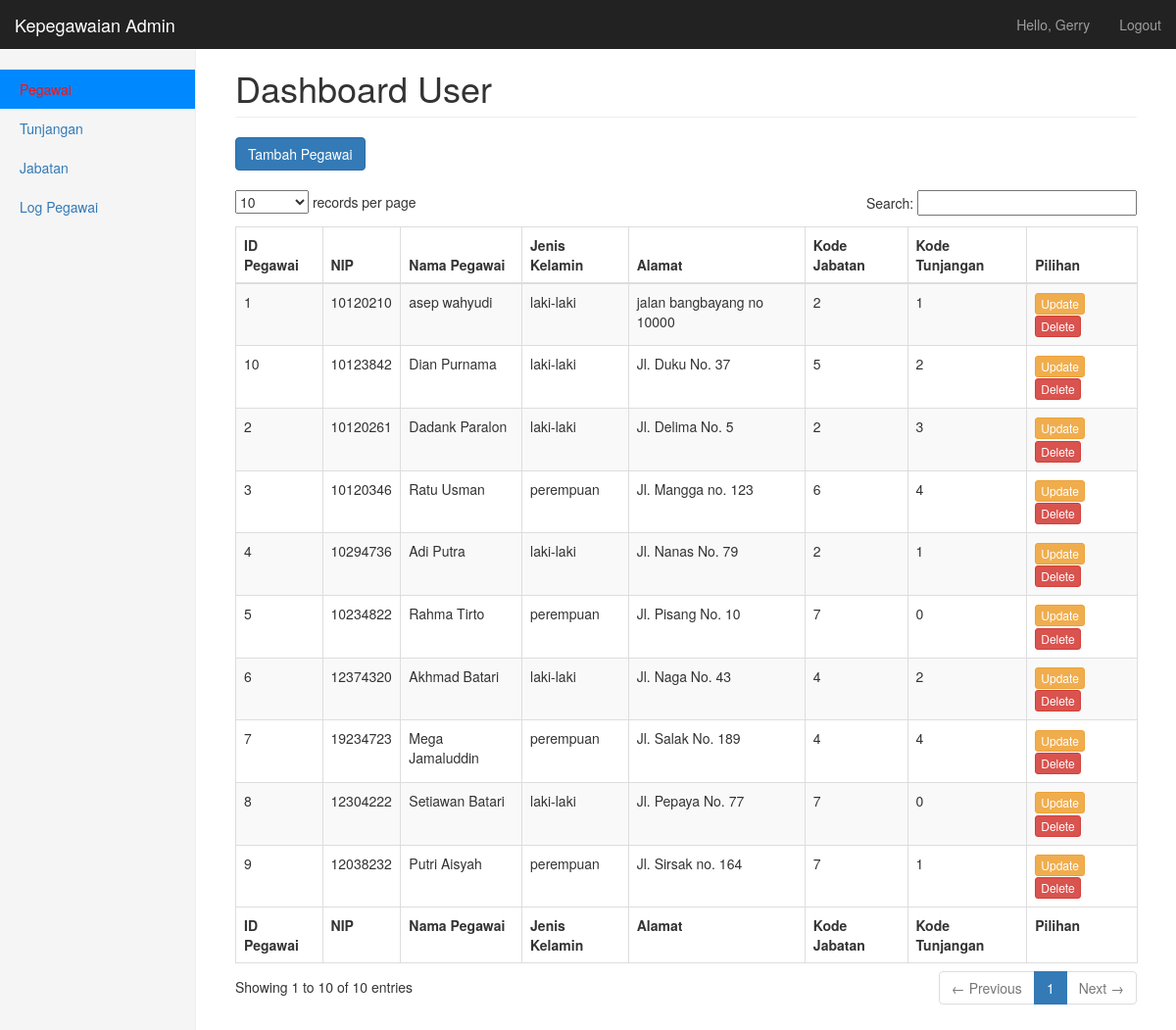
Page /pegawai.php (signed in) on the committed database.
### tables this page shows
CREATE TABLE `pegawai` (
  `id_pegawai` int(5) NOT NULL,
  `nip` varchar(10) NOT NULL,
  `nama_pegawai` varchar(30) NOT NULL,
  `jk` enum('laki-laki','perempuan') NOT NULL,
  `alamat` text NOT NULL,
  `id_jabatan` int(5) NOT NULL,
  `id_tunjangan` int(5) NOT NULL
);

### pegawai.php (the view, shortened to what this page needs)
<?php
include 'koneksi.php';
?>
<!DOCTYPE html>
<html lang="en">
<head>
  <link href="css/bootstrap.min.css" rel="stylesheet">
  <link href="css/dashboard.css" rel="stylesheet">
  <link href="css/dataTables.bootstrap.css" rel="stylesheet" type="text/css" />
  <link href="css/dataTables.tableTools.min.css" rel="stylesheet" type="text/css" />
</head>
<body>
  <nav class="navbar navbar-inverse navbar-fixed-top">
    <div class="container-fluid">
      <div class="navbar-header">
        <a class="navbar-brand" href="#">Kepegawaian Admin</a>
      </div>
      <div id="navbar" class="navbar-collapse collapse">
        <ul class="nav navbar-nav navbar-right">
          <li><a href="#"><?php echo "Hello, " . ucwords($_SESSION['username']); ?></a></li>
          <li><a href="logout.php">Logout</a></li>
        </ul>
      </div>
    </div>
  </nav>
  <div class="container-fluid">
    <div class="row">
      <div class="col-sm-3 col-md-2 sidebar">
        <ul class="nav nav-sidebar">
          <li class="active"><a href="#">Pegawai</a></li>
          <li><a href="tunjangan.php">Tunjangan</a></li>
          <li><a href="jabatan.php">Jabatan</a></li>
          <li><a href="log_Pegawai.php">Log Pegawai</a></li>
        </ul>
      </div>
      <div class="col-sm-9 col-sm-offset-3 col-md-10 col-md-offset-2 main">
        <h1 class="page-header">Dashboard <?php echo ucfirst($_SESSION['level']); ?></h1>
        <div>
          <a type="button" class="btn btn-primary" href="tambah_pegawai.php">Tambah Pegawai</a>
        </div>
        <br>
        <div>
          <table id="example1" class="table table-bordered table-striped dataTable" aria-describedby="example1_info">
            <thead>
              <tr role="row">
                <th>ID Pegawai</th>
                <th>NIP</th>
                <th>Nama Pegawai</th>
                <th>Jenis Kelamin</th>
                <th>Alamat</th>
                <th>Kode Jabatan</th>
                <th>Kode Tunjangan</th>
                <th>Pilihan</th>
              </tr>
            </thead>
            <tfoot>
              <tr role="row">
                <th>ID Pegawai</th>
                <th>NIP</th>
                <th>Nama Pegawai</th>
                <th>Jenis Kelamin</th>
                <th>Alamat</th>
                <th>Kode Jabatan</th>
                <th>Kode Tunjangan</th>
                <th>Pilihan</th>
              </tr>
            </tfoot>
            <tbody role="alert" aria-live="polite" aria-relevant="all">
              <?php
              $result = $mysqli->query("SELECT * FROM pegawai");
              if ($result->num_rows > 0) {
                $no = 1;
                while ($row = $result->fetch_assoc()) {
              ?>
                  <tr class="odd">
                    <td class=" "><?php echo $no++; ?></td>
                    <td class=" "><?php echo $row['nip']; ?></td>
                    <td class=" "><?php echo $row['nama_pegawai']; ?></td>
                    <td class=" "><?php echo $row['jk']; ?></td>
                    <td class=" "><?php echo $row['alamat']; ?></td>
                    <td class=" "><?php echo $row['id_jabatan']; ?></td>
                    <td class=" "><?php echo $row['id_tunjangan']; ?></td>
                    <td class=" ">
                      <a type="button" class="btn btn-warning btn-xs" href="update_pegawai.php?id=<?php echo $row['id_pegawai']; ?>">Update</a>
                      <a type="button" class="btn btn-danger btn-xs" href="delete_pegawai.php?id=<?php echo $row['id_pegawai']; ?>" onClick="return confirm('Menghapus data pegawai <?php echo $row['nama_pegawai']; ?> ?');">Delete</a>
                    </td>
                  </tr>
              <?php
                }
              }
              ?>
            </tbody>
          </table>
        </div>
      </div>
    </div>
  </div>
</body>
</html>

### css/dashboard.css (style rules this page uses)
body { padding-top: 50px; }
.navbar-fixed-top { border: 0; }
.sidebar { display: none; }
@media (min-width: 768px) { .sidebar { position: fixed; top: 51px; bottom: 0; left: 0; z-index: 1000; display: block; padding: 20px; overflow-x: hidden; overflow-y: auto; background-color: #f5f5f5; border-right: 1px solid #eee; } }
.nav-sidebar { margin-right: -21px; margin-bottom: 20px; margin-left: -20px; }
.nav-sidebar>li>a { padding-right: 20px; padding-left: 20px; }
.nav-sidebar>.active>a, .nav-sidebar>.active>a:hover, .nav-sidebar>.active>a:focus { color: rgb(251, 16, 16); background-color: #0088ff; }
.main { padding: 20px; }
@media (min-width: 768px) { .main { padding-right: 40px; padding-left: 40px; } }
.main .page-header { margin-top: 0; }

### rows in the picture
pegawai: nip "10120210", nama_pegawai "asep wahyudi", jk "laki-laki", alamat "jalan bangbayang no 10000", id_jabatan "2", id_tunjangan "1"
pegawai: nip "10120261", nama_pegawai "Dadank Paralon", jk "laki-laki", alamat "Jl. Delima No. 5", id_jabatan "2", id_tunjangan "3"
pegawai: nip "10120346", nama_pegawai "Ratu Usman", jk "perempuan", alamat "Jl. Mangga no. 123", id_jabatan "6", id_tunjangan "4"
pegawai: nip "10294736", nama_pegawai "Adi Putra", jk "laki-laki", alamat "Jl. Nanas No. 79", id_jabatan "2", id_tunjangan "1"
pegawai: nip "10234822", nama_pegawai "Rahma Tirto", jk "perempuan", alamat "Jl. Pisang No. 10", id_jabatan "7", id_tunjangan "0"
pegawai: nip "12374320", nama_pegawai "Akhmad Batari", jk "laki-laki", alamat "Jl. Naga No. 43", id_jabatan "4", id_tunjangan "2"
pegawai: nip "19234723", nama_pegawai "Mega Jamaluddin", jk "perempuan", alamat "Jl. Salak No. 189", id_jabatan "4", id_tunjangan "4"
pegawai: nip "12304222", nama_pegawai "Setiawan Batari", jk "laki-laki", alamat "Jl. Pepaya No. 77", id_jabatan "7", id_tunjangan "0"
pegawai: nip "12038232", nama_pegawai "Putri Aisyah", jk "perempuan", alamat "Jl. Sirsak no. 164", id_jabatan "7", id_tunjangan "1"
pegawai: nip "10123842", nama_pegawai "Dian Purnama", jk "laki-laki", alamat "Jl. Duku No. 37", id_jabatan "5", id_tunjangan "2"

### other values in the picture
$_SESSION['username'] "Gerry"
$_SESSION['level'] "User"
